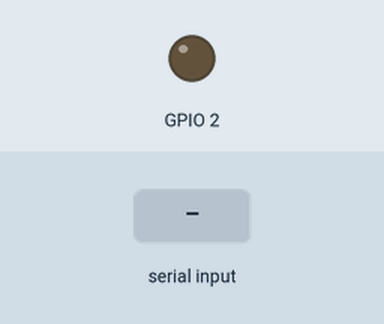
This sketch was run on a simulated ESP32. On the bench: output pins drawn as LEDs (lit = HIGH). Inputs (shaded band) come from the test bench. Nothing arrives over Bluetooth unless stated; what the sketch prints to the serial monitor is not drawn.

Above: at 1.2 s.
1.3 s: "1" received over the second serial link
At 1.8 s:
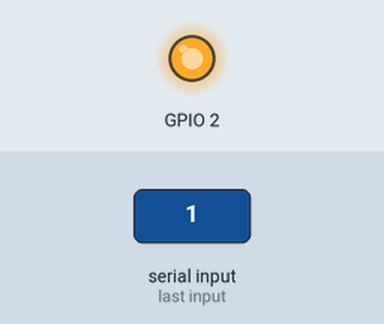
2.8 s: "0" received over the second serial link
At 4.2 s:
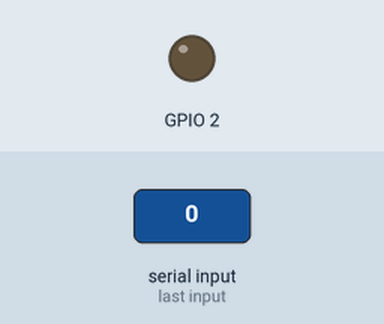
Timing chart, 0 to 5.8 s (numbered marks = the images above; inputs shaded):
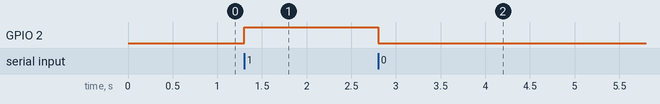

The sketch:

ESP32_bluetooth_LED.ino
```cpp
#include "BluetoothSerial.h"

#if !defined(CONFIG_BT_ENABLED) || !defined(CONFIG_BLUEDROID_ENABLED)
#error Bluetooth is not enabled! Please run `make menuconfig` to and enable it
#endif

BluetoothSerial SerialBT;

char blueVal;

void setup() {
  pinMode(2, OUTPUT);
  Serial.begin(115200);
  SerialBT.begin("ESP32test"); //Bluetooth device name
  Serial.println("The device started, now you can pair it with bluetooth!");
}

void loop() {
  //signal from mobile
  if (SerialBT.available()) {
    blueVal = SerialBT.read();
    Serial.write(blueVal);
  }

  if (blueVal == '1') {
    digitalWrite(2, HIGH);
    Serial.println("LED on");
  }
  if (blueVal == '0') {
    digitalWrite(2, LOW);
    Serial.println("LED off");
  }

  //signal from Serial monitor
  if (Serial.available()) {
    SerialBT.write(Serial.read());
  }
}
```

Measured:
- after the input at 1.3 s, GPIO 2: LOW → HIGH at once
- after the input at 2.8 s, GPIO 2: HIGH → LOW at once
